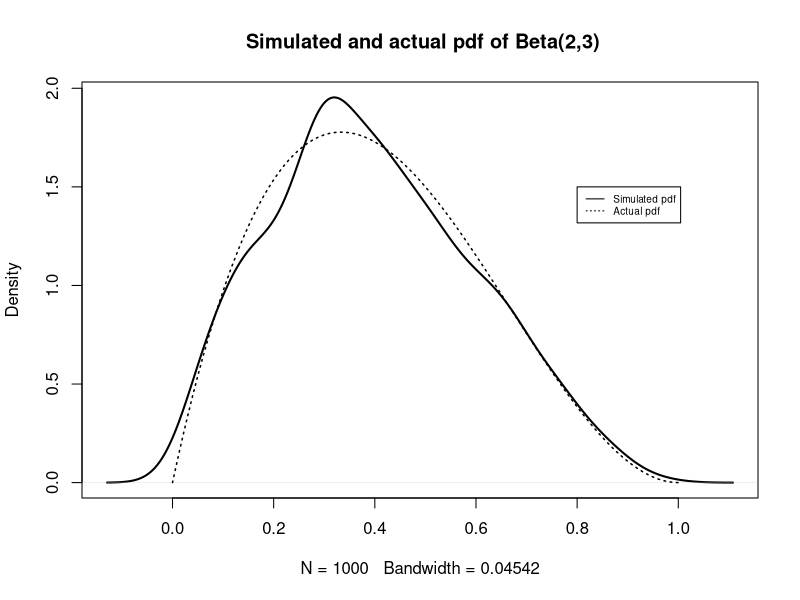
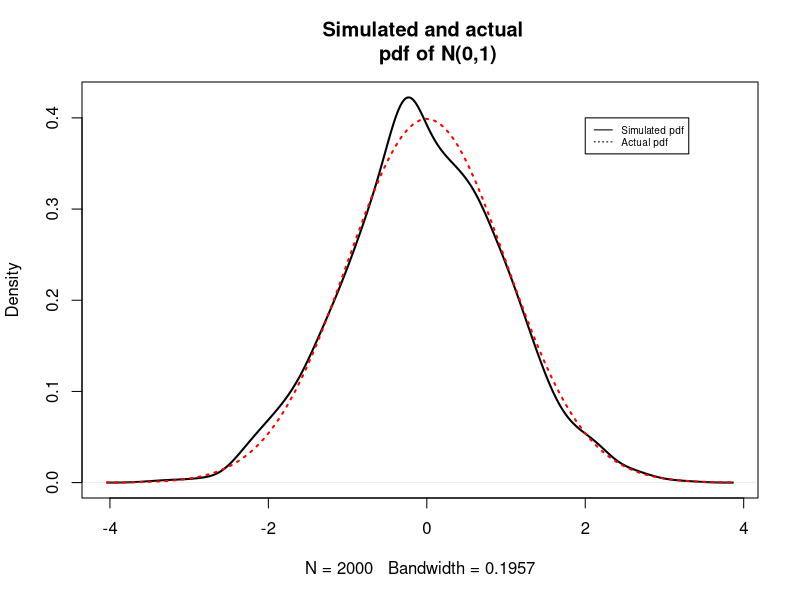

Here is the R script that generated these plots, in order:
## R code to be used for the week 8 lecture 2

## Inverse transformation sampling doesn't always work and we need to implement other methods 
## A-R sampling is one way in which we can overcome this
## Accept - Reject sampling gives us a solution to simulating difficult distributions 

## Dates back to Buffons needle problem 

## Fundamental theorem of simulation


## A-R Sampling algorithm 

## 1.We can generate random numbers from some very complicated target pdf π(x) even if p(x)is simple.

## 2.The computational cost for this algorithm depends on the acceptance probability P(y≤π(x)Mp(x))=1M, which we want it to be as large as possible 
## in simulations. This means that we need to choose p(x) properly, and therefore can pick M small.

## 3.The distribution of the random numbers generated from A-R sampling is exactly (NOT approximately)π(x).
## 4.The algorithm can be extended to multivariate random number generation


## For example, suppose pdf π(x)has support(a,b)and is uniformly bounded by M.We can simulate the random pair(Y,U)∼Unif(0<u<M).
## This can be done by simulating Y∼Unif(a,b) and U|(Y=y)∼Unif(0,M).Next, we take the subset of pairs into our samples only i
## f the constraint 0<u<π(y)is satisfied. This subset should follow the joint distribution of Unif{(y,u) : 0<u<π(y)}


## Generating beta(a,b)

#-----Example 3.2: Generating Beta(a, b)---------------

r.mybeta <- function(n, a, b){
  ## This function is for generating a sample of n
  ## observations from Beta(a,b) distribution with the ## restriction that a >=1 and b>=1.
  X <- NULL
  for(i in 1:n) {
    repeat { x <- runif(1) 
    y <- runif(1)
    if(y <= x^(a-1)*(1-x)^(b-1)) {
      X[i] <- x
      break }
    }
  } 
  return(X)
}



set.seed(2020)
mysample <- r.mybeta(n=1000, a=2, b=3) #generate 1000 random samples

# plot the ecdf and compare to the beta density
plot(density(mysample),lwd=2, main=" Simulated and actual pdf of Beta(2,3)" )
curve(dbeta(x,2,3),from=0,to=1, add=T, lwd=1.5, lty=3)
legend(x=0.8, y=1.5, legend=c("Simulated pdf", "Actual pdf"),
       lty=c(1,3), cex=0.6)

?dbeta


## 1 draw X=x from p;
## 2 draw Y=y from Unif(0,1);
## 3 if y≤π(x)Mp(x) then accept X=x as a sample from ;
## else
## reject X=x
## end


## Algorithm for 3.2

## 1 draw X=x from Unif(0,1);
## 2 draw Y=y from Unif(0, 1) independently from X
## 3 if y≤x^(a−1)(1−x)^(b−1), acceptX=x;
## otherwise reject


## Generating N(0,1) 

## Derive an A-R sampling algorithm for generating random numbers from N(0,1) from a double exponential distribution

#------------Example 3.3 Generating N(0,1)--------------------------------   

r.mynormal <- function(n, lambda){
  ## This function is for generating a sample of n ## observations from N(0,1)
  X <- NULL
  for(i in 1:n) {
    repeat { u <- runif(1) 
    if (u<=0.5){
      x <- lambda^(-1)*log(2*u) 
    }else{
      x <- -lambda^(-1)*log(2-2*u)
    }
    y <- runif(1)
    if (y <= exp(-(abs(x)-lambda)^2/2)) { 
      X[i] <- x
      break} 
    }
  }
  return(X)
}


set.seed(2020)
mysample <- r.mynormal(n=2000, lambda=1) #genertate 2000 random samples

# plot the ecdf and compare to the normal density 
plot(density(mysample),lwd=2, main=" Simulated and actual
      pdf of N(0,1)" )
curve(dnorm(x), add=T, lwd=2, lty=3, col="red") 
legend(x=2, y=0.4, legend=c("Simulated pdf", "Actual pdf"), 
       lty=c(1,3), cex=0.6)


#  ----------Efficiency of Example 3.2 --------------------

## Same as the previous mybeta function except we can now check the efficiency of the program

r.mybeta1 <- function(n, a, b){
  ## This function is for generating a sample of n
  ## observations from Beta(a,b) distribution with the ## restriction that a >=1 and b>=1.
  X <- NULL
  count <- 0 ## count the number of total samples
  for(i in 1:n) {
    repeat { x <- runif(1) 
    y <- runif(1)
    count <- count + 1
    if(y <= x^(a-1)*(1-x)^(b-1)) {
      X[i] <- x
      break }
    }
  } 
  return(list(X=X, count=count))
}

set.seed(2020)
totalsamples <- r.mybeta1(n=1000, a=2, b=3)$count
totalsamples

## Total samples is 12311 within which we only acept 1000 to generate the target dist

## 1/M = 1/12 so this checks out as 1000/12000






## To be used for Quiz this week 

## Question 1

## If a random variable U follows the uniform distribution on [0,1],  Let X= - log (U)/2, what is the distribution of X?

## A. Exponential distribution with mean equal to 2

## Question 2

## In Example 3.2 of lecture 2, we are using A-R sampling to generate random numbers from Beta distribution. If I change the Algorithm Ex 3.2 as follows:

## It's either 

## C.Beta(a, b) or

## D.Beta(a/3, b/3)











